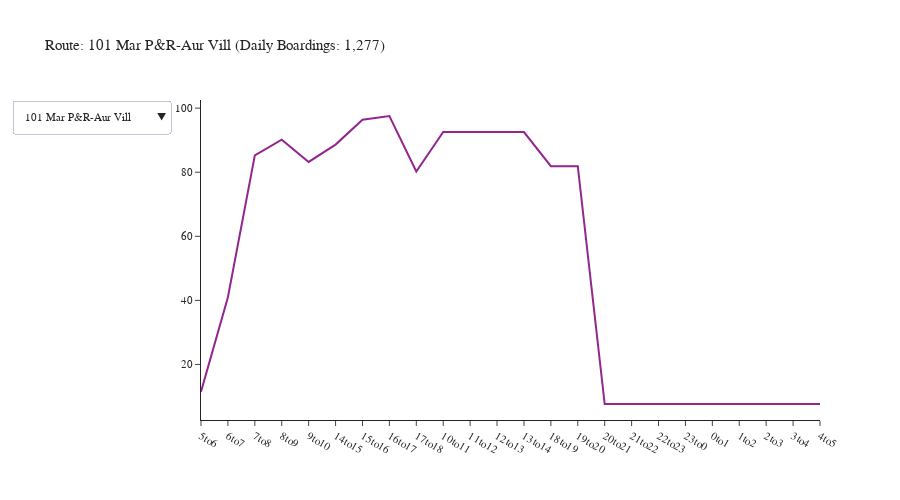

Source (notebook cell):
### Code cell
agency = 'Community Transit'
df = df_transit_line[df_transit_line['agency'] == agency]
df = df.groupby(['tod', 'description']).agg({'boardings': 'sum'}).reset_index()
fig = create_tod_chart(df)
fig.show()
